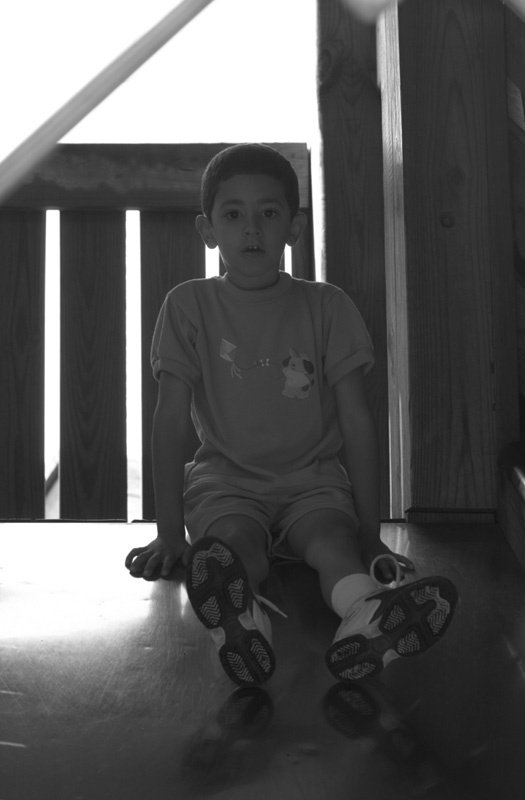
//> input picture C++/image processing/img/img4.jpg, 525 x 800 px
$ ./main   (built with g++ and OpenCV 4)
//> lines starting //> are read from the running program, lines starting //| are printed output that depends on the picture
//> further down, src is the input picture: 800 rows x 525 cols, CV_8UC1; min 16, max 255, mean 89
#include<opencv2/core.hpp>
#include<opencv2/highgui.hpp>
#include<opencv2/imgproc.hpp>
using namespace cv;
using namespace std;

void clahe(Mat &src)
{
	Ptr<CLAHE> clahe = createCLAHE(2, Size(8, 8));

	Mat dst;
	clahe->apply(src, dst);
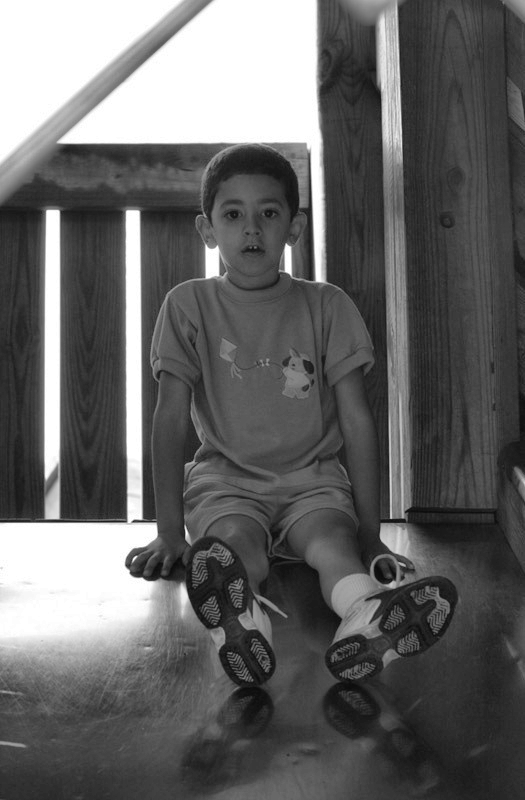
//> dst: 800 rows x 525 cols, CV_8UC1; min 10, max 255, mean 100.5
	imshow("clahe", dst);
	//imwrite("clahe.jpg", dst);
}

void equalHist(Mat &src)
{
	CV_Assert(src.type() == CV_8UC1); // 不相等則跳警告

	int histSize = 256;
	float range[] = { 0, 255 };
	const float* histRange = { range };
	Mat hist;
	calcHist(&src, 1, 0, Mat(), hist, 1, &histSize, &histRange);
//> hist = 256 values, max 11265 at index 50, min 0 at index 0, mean 1424.4

	// [12 lines of commented-out code are left out]
	Mat outPut_q = Mat::zeros(Size(256, 1), CV_8UC1);
	int sum = 0;
	float cofficient = 256.0 / (src.rows * src.cols);
//> cofficient = 0.00061
	for (int p = 0; p < 256; p++)
	{
		sum += static_cast<int>(hist.at<float>(p)); // 累加
		float q = cofficient * sum - 1;
		if (q >= 0)
			outPut_q.at<uchar>(0, p) = uchar(floor(q));
		else
			outPut_q.at<uchar>(0, p) = 0;
	}
//> this loop made 256 passes
//> (sum, q) on passes 1 to 3: (0, -1), (0, -1), (0, -1)
//> after the loop, sum = 364658; outPut_q = 256 values from 0 to 221

	Mat euqalHistImage;
	LUT(src, outPut_q, euqalHistImage);
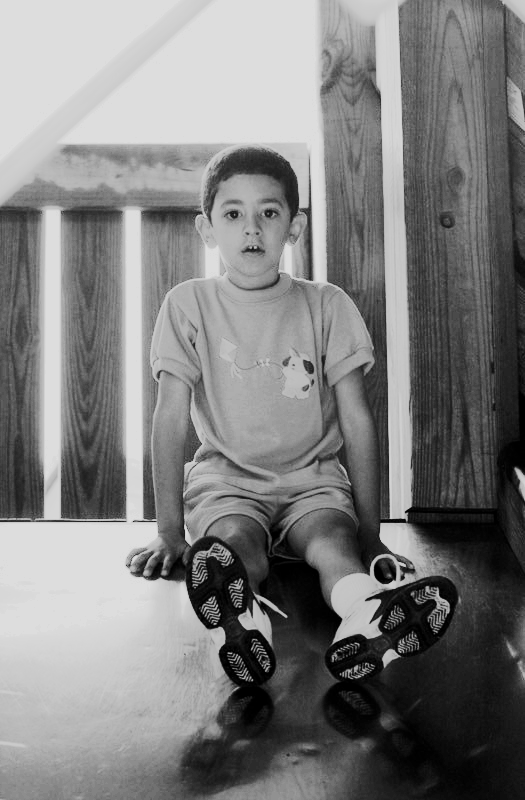
//> euqalHistImage: 800 rows x 525 cols, CV_8UC1; min 0, max 221, mean 126
	imshow("equal histogram", euqalHistImage);
}

int main(int argc, char* argv[])
{
	string str = "..//..//img//img4.jpg";
	Mat src = imread(str, IMREAD_GRAYSCALE);
	if (!src.data)
		return -1;

	imshow("org", src);
	clahe(src);
	equalHist(src);

	waitKey(0);
	return 0;
}

$ run again, with C++/image processing/img/img1.jpg copied over C++/image processing/img/img4.jpg
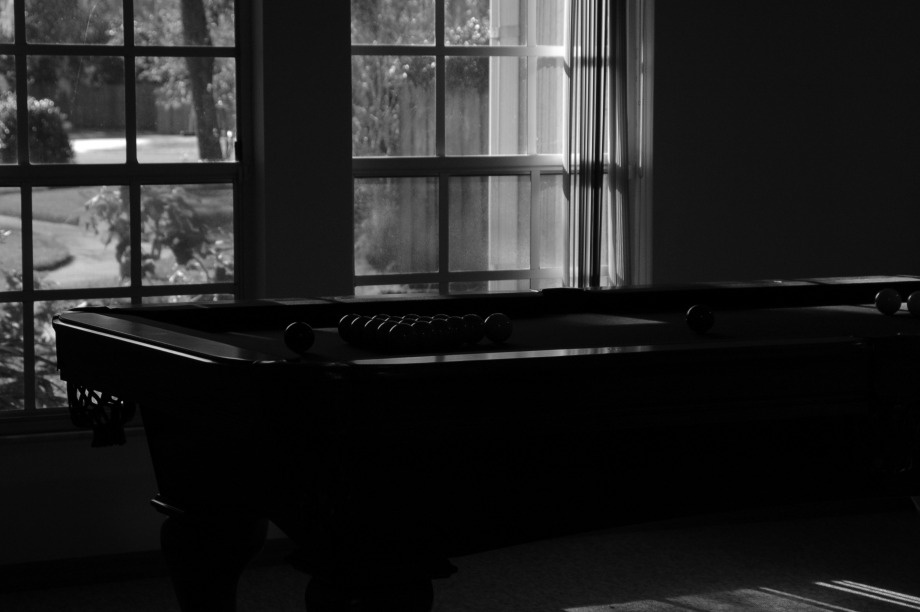
//> input picture C++/image processing/img/img1.jpg, 920 x 612 px
//> src is the input picture: 612 rows x 920 cols, CV_8UC1; min 0, max 255, mean 35.3
//> in clahe, `clahe->apply(src, dst);`:
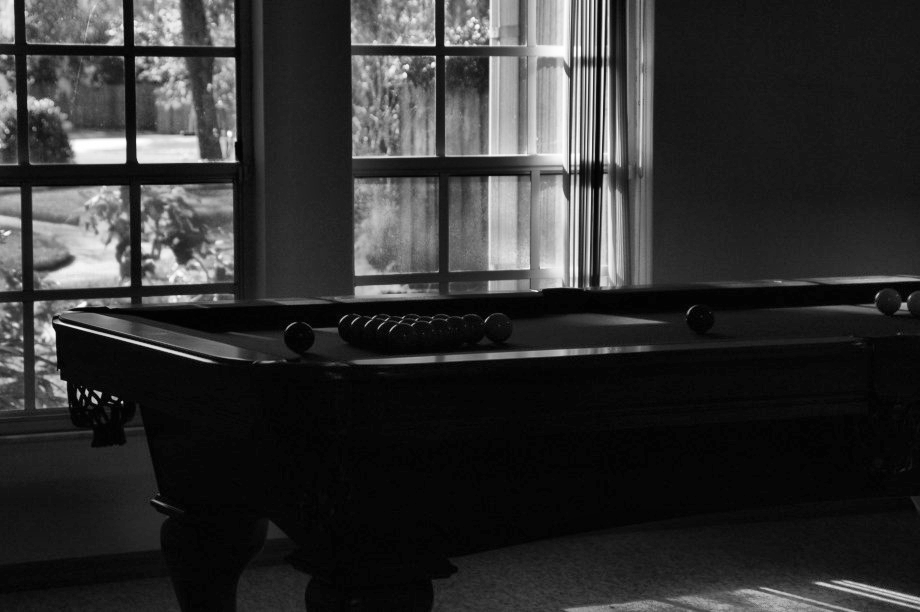
//> dst: 612 rows x 920 cols, CV_8UC1; min 1, max 255, mean 49.1
//> hist = 256 values, max 103535 at index 1, min 0 at index 255, mean 2198.7
//> the loop in equalHist, `for (int p = 0; p < 256; p++)` made 256 passes
//> (sum, q) on passes 1 to 3: (30283, 12.77), (133818, 59.84), (167536, 75.17)
//> after the loop in equalHist, `for (int p = 0; p < 256; p++)`: sum = 562859; outPut_q = 256 values from 12 to 254
//> in equalHist, `LUT(src, outPut_q, euqalHistImage);`:
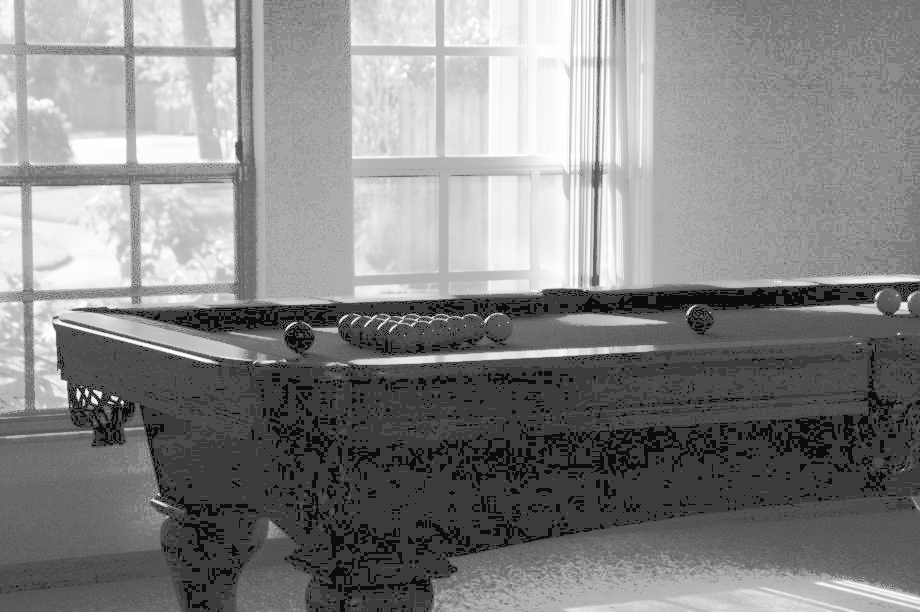
//> euqalHistImage: 612 rows x 920 cols, CV_8UC1; min 12, max 254, mean 133.1

$ run again, with C++/image processing/img/img10.jpg copied over C++/image processing/img/img4.jpg
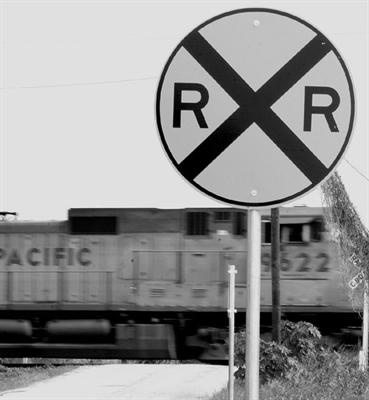
//> input picture C++/image processing/img/img10.jpg, 369 x 400 px
//> src is the input picture: 400 rows x 369 cols, CV_8UC1; min 0, max 250, mean 147.3
//> in clahe, `clahe->apply(src, dst);`:
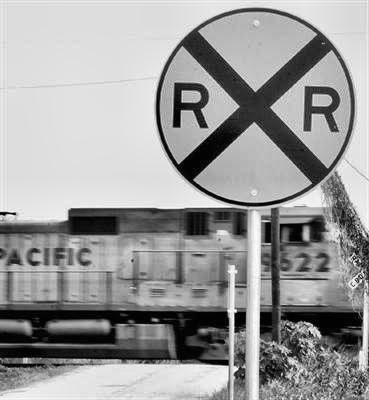
//> dst: 400 rows x 369 cols, CV_8UC1; min 0, max 254, mean 155.1
//> hist = 256 values, max 35402 at index 224, min 0 at index 243, mean 576.6
//> the loop in equalHist, `for (int p = 0; p < 256; p++)` made 256 passes
//> (sum, q) on passes 1 to 3: (3246, 4.63), (4799, 7.32), (5958, 9.33)
//> after the loop in equalHist, `for (int p = 0; p < 256; p++)`: sum = 147600; outPut_q = 256 values from 4 to 255
//> in equalHist, `LUT(src, outPut_q, euqalHistImage);`:
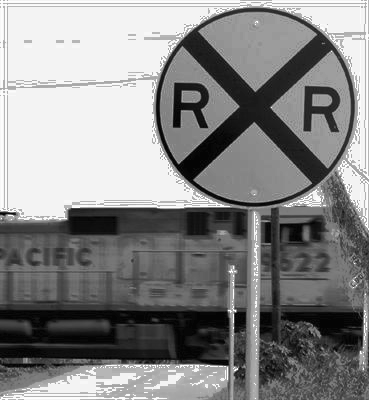
//> euqalHistImage: 400 rows x 369 cols, CV_8UC1; min 4, max 255, mean 134.5

$ run again, with C++/image processing/img/img11.jpg copied over C++/image processing/img/img4.jpg
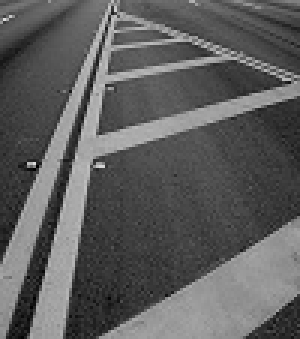
//> input picture C++/image processing/img/img11.jpg, 100 x 113 px (shown 3 times larger)
//> src is the input picture: 113 rows x 100 cols, CV_8UC1; min 0, max 221, mean 93.5
//> in clahe, `clahe->apply(src, dst);`:
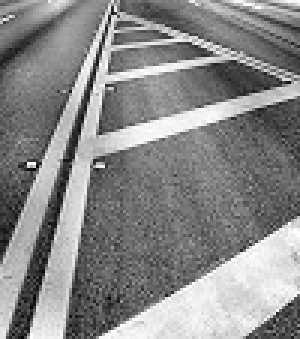
//> dst: 113 rows x 100 cols, CV_8UC1 (shown 3 times larger); min 2, max 255, mean 136.5
//> hist = 256 values, max 206 at index 62, min 0 at index 4, mean 44.14
//> the loop in equalHist, `for (int p = 0; p < 256; p++)` made 256 passes
//> (sum, q) on passes 1 to 3: (2, -0.955), (3, -0.932), (4, -0.909)
//> after the loop in equalHist, `for (int p = 0; p < 256; p++)`: sum = 11300; outPut_q = 256 values from 0 to 255
//> in equalHist, `LUT(src, outPut_q, euqalHistImage);`:
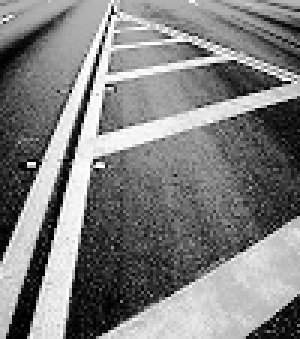
//> euqalHistImage: 113 rows x 100 cols, CV_8UC1 (shown 3 times larger); min 0, max 255, mean 127.8
